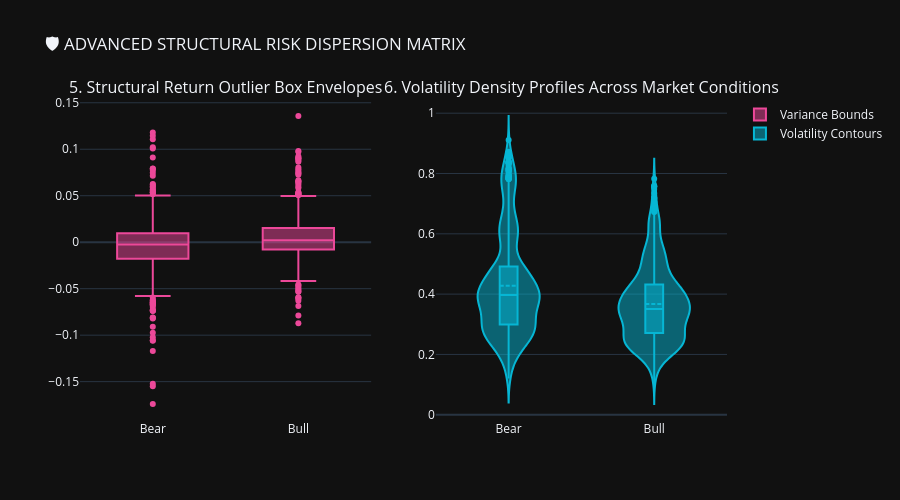

Write notebook code for a chart like this one.
### Markdown cell above
### **🎻 Variance Segmentation Analysis**
#### **Variance Segmentation Analysis** is a statistical technique that divides data into different segments and measures the variation within each group. It helps identify which segments have higher or lower variability, making it easier to detect patterns, compare performance, and support data-driven decision-making. 📈

### Code cell
# derive engineered grouping and volatility series if missing
if 'Market_State' not in crypto_df.columns:
	crypto_df['Market_State'] = np.where(crypto_df['Close'] > crypto_df['SMA_50'], 'Bull',
										np.where(crypto_df['Close'] < crypto_df['SMA_50'], 'Bear', 'Neutral'))

if 'Rolling_Vol_21' not in crypto_df.columns:
	crypto_df['Rolling_Vol_21'] = crypto_df['Log_Return'].rolling(window=21).std() * np.sqrt(252)

fig_variance = make_subplots(rows=1, cols=2, subplot_titles=('5. Structural Return Outlier Box Envelopes', '6. Volatility Density Profiles Across Market Conditions'))

# Box of returns by market state (left), violin of rolling volatility by market state (right)
fig_variance.add_trace(go.Box(y=crypto_df['Log_Return'], x=crypto_df['Market_State'], boxpoints='outliers', name='Variance Bounds', marker_color='#ec4899'), row=1, col=1)
fig_variance.add_trace(go.Violin(y=crypto_df['Rolling_Vol_21'], x=crypto_df['Market_State'], box_visible=True, meanline_visible=True, name='Volatility Contours', line_color='#06b6d4'), row=1, col=2)

fig_variance.update_layout(height=500, template='plotly_dark', title_text="🛡️ ADVANCED STRUCTURAL RISK DISPERSION MATRIX")
fig_variance.show()

### Figure 1 — Plotly figure (JSON) as saved in the notebook; plotly's stock layout.template omitted (floating-point values rounded to 4 significant figures; data arrays with more than 128 entries replaced by an {"elided": "..."} marker saying what was removed)
{"data": [{"boxpoints": "outliers", "marker": {"color": "#ec4899"}, "name": "Variance Bounds", "type": "box", "x": {"elided": "1626 str values"}, "xaxis": "x", "y": {"elided": "1626 float values"}, "yaxis": "y"}, {"box": {"visible": true}, "line": {"color": "#06b6d4"}, "meanline": {"visible": true}, "name": "Volatility Contours", "type": "violin", "x": {"elided": "1626 str values"}, "xaxis": "x2", "y": {"elided": "1626 float values"}, "yaxis": "y2"}], "layout": {"annotations": [{"font": {"size": 16}, "showarrow": false, "text": "5. Structural Return Outlier Box Envelopes", "x": 0.225, "xanchor": "center", "xref": "paper", "y": 1, "yanchor": "bottom", "yref": "paper"}, {"font": {"size": 16}, "showarrow": false, "text": "6. Volatility Density Profiles Across Market Conditions", "x": 0.775, "xanchor": "center", "xref": "paper", "y": 1, "yanchor": "bottom", "yref": "paper"}], "height": 500, "title": {"text": "🛡️ ADVANCED STRUCTURAL RISK DISPERSION MATRIX"}, "xaxis": {"anchor": "y", "domain": [0, 0.45]}, "xaxis2": {"anchor": "y2", "domain": [0.55, 1]}, "yaxis": {"anchor": "x", "domain": [0, 1]}, "yaxis2": {"anchor": "x2", "domain": [0, 1]}}}
